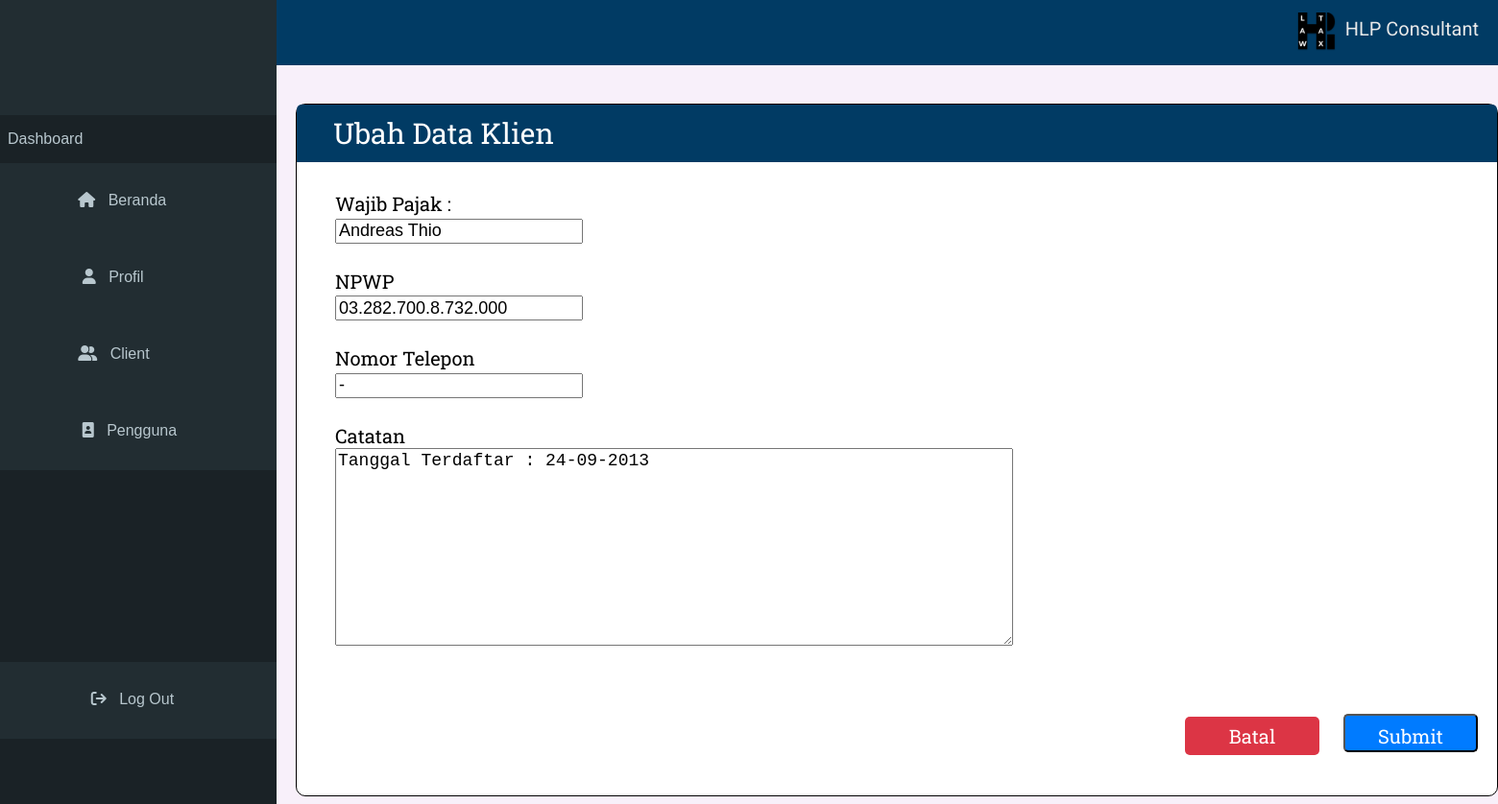
The app's page /ubahklien.php?id=21 with its own data.
### tables this page shows
CREATE TABLE `klien` (
  `id` int(11) NOT NULL,
  `wajibpajak` varchar(255) NOT NULL,
  `npwp` varchar(255) NOT NULL,
  `notelp` varchar(12) NOT NULL,
  `catatan` mediumtext NOT NULL
);

### koneksi.php (called while the page is built, shortened)
<?php
$koneksi = mysqli_connect("localhost","root","","db_test");
function query($query){
	global $koneksi;
    $result = mysqli_query($koneksi, $query);
	$rows = [];
	while($data = mysqli_fetch_assoc($result)){
		$rows[] = $data;
	}
	return $rows;
}
?>

### ubahklien.php (the view, shortened to what this page needs)
<?php
require 'koneksi.php';
$id = $_GET["id"];
$client = query("SELECT * FROM klien WHERE id = $id")[0];
?>
<!DOCTYPE html>
<html lang="en">
    <head>
        <link rel="stylesheet" href="https://cdnjs.cloudflare.com/ajax/libs/font-awesome/6.0.0/css/all.min.css">
		<link rel="stylesheet" href="./css/main.css">
        <link rel="stylesheet" href="./css/change-client-data-style.css">
    </head>
<body>
<?php include("sidebar-admin.php") ?>
<div class="main-content-wrapper">
            <div class="main-content">
                <div class="form-wrapper">
                    <div class="form-header">
                        &ensp;&ensp;
                        Ubah Data Klien
                    </div>
        <div class="form-content">
    <form action="" method="post">
                Wajib Pajak : <br>
                <input type="text" class="input" name="wajibpajak" id="wajibpajak" value="<?= $client["wajibpajak"]; ?>" required> <br> <br>
                NPWP<br>
                <input type="text" class="input" name="npwp" id="npwp" value="<?= $client["npwp"]; ?>"> <br> <br>
                Nomor Telepon<br>
                <input type="text" class="input" name="notelp" id="notelp" value="<?= $client["notelp"]; ?>"> <br> <br>
                Catatan<br>
                <textarea rows="6" class="input-lg" id="catatan" name="catatan"  placeholder=""><?= $client["catatan"]; ?></textarea> <br> <br>
                <div class="button-wrapper">
                            <a href="#"><div class="button-batal">Batal</div></a>
                            <button type="submit" class="button-submit" name="submit">Submit</button>
                        </div>
    </form>
</body>
</html>

### css/main.css (style rules this page uses)
body { background-color: #f8f0fa; }
a { text-decoration: none; }
.main-content { height: 100%; min-height: 707px; margin-right: -8px; padding-left: 300px; }

### css/change-client-data-style.css (style rules this page uses)
.form-wrapper { height: 720px; background-color: white; width: 1250px; border: 1px solid black; margin-top: 40px; border-radius: 10px; font-family: 'Roboto Slab'; font-size: 20px; }
.form-header { background-color: #013B64; height: 60px; width: 100%; color: white; border-top-left-radius: 5px; border-top-right-radius: 5px; line-height: 60px; font-size: 30px; }
.form-content { margin-top: 30px; margin-left: 40px; }
.input { width: 250px; height: 20px; font-size: 18px; color: black; }
.input-lg { width: 700px; height: 200px; font-size: 18px; color: black; }
.button-wrapper { float: right; }
.button-batal { display: inline-block; text-align: center; line-height: 40px; font-family: 'Roboto Slab'; font-size: 20px; border-radius: 5px; color: white; background-color: #DC3545; height: 40px; width: 140px; margin-top: 40px; margin-right: 20px; }
.button-submit { display: inline-block; text-align: center; line-height: 40px; font-family: 'Roboto Slab'; font-size: 20px; border-radius: 5px; color: white; background-color: #007BFF; height: 40px; width: 140px; margin-top: 40px; margin-right: 20px; }

### records on screen
klien: wajibpajak "Andreas Thio", npwp "03.282.700.8.732.000", notelp "-", catatan "Tanggal Terdaftar : 24-09-2013"
